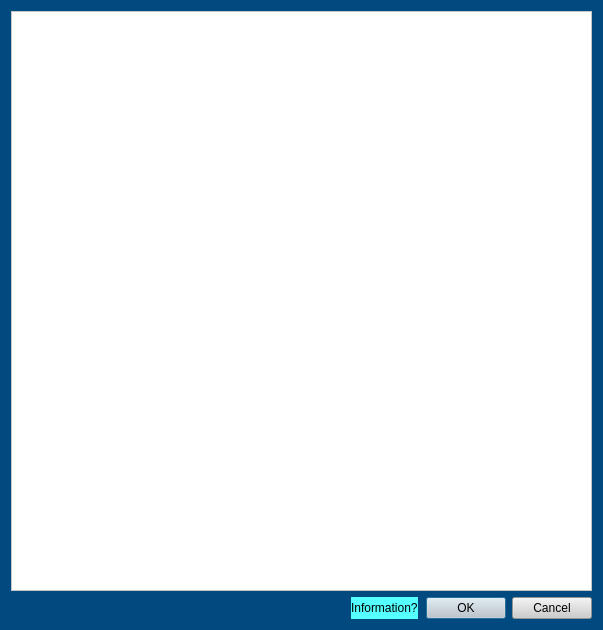
<?xml version="1.0" encoding="UTF-8"?>
<ui version="4.0">
 <class>Dialog</class>
 <widget class="QDialog" name="Dialog">
  <property name="geometry">
   <rect>
    <x>0</x>
    <y>0</y>
    <width>603</width>
    <height>630</height>
   </rect>
  </property>
  <property name="windowTitle">
   <string>Dialog</string>
  </property>
  <property name="styleSheet">
   <string notr="true">QWidget{background-color: rgb(0, 74, 127);}

QTableWidget{background-color: rgb(255, 255, 255);}

QCheckBox{background-color: rgb(255, 255, 255);}

QWidget#widget{background-color: rgb(255, 255, 255);}

QGroupBox{background-color: rgb(251, 185, 0);}

QPushButton{background-color: rgb(205, 205, 205);}

QLineEdit{background-color:rgb(255, 255, 255);}

QLabel{background-color:rgb(215, 215, 215);}

QComboBox{background-color: rgb(255, 255, 255);}</string>
  </property>
  <layout class="QGridLayout" name="gridLayout">
   <item row="1" column="3">
    <widget class="QDialogButtonBox" name="buttonBox">
     <property name="sizePolicy">
      <sizepolicy hsizetype="Preferred" vsizetype="Fixed">
       <horstretch>0</horstretch>
       <verstretch>0</verstretch>
      </sizepolicy>
     </property>
     <property name="orientation">
      <enum>Qt::Horizontal</enum>
     </property>
     <property name="standardButtons">
      <set>QDialogButtonBox::Cancel|QDialogButtonBox::Ok</set>
     </property>
     <property name="centerButtons">
      <bool>false</bool>
     </property>
    </widget>
   </item>
   <item row="1" column="0">
    <spacer name="horizontalSpacer">
     <property name="orientation">
      <enum>Qt::Horizontal</enum>
     </property>
     <property name="sizeHint" stdset="0">
      <size>
       <width>328</width>
       <height>20</height>
      </size>
     </property>
    </spacer>
   </item>
   <item row="0" column="0" colspan="4">
    <widget class="QTableWidget" name="tableWidget">
     <property name="styleSheet">
      <string notr="true">background-color: rgb(255, 255, 255);</string>
     </property>
    </widget>
   </item>
   <item row="1" column="2">
    <widget class="QLabel" name="label">
     <property name="toolTip">
      <string>&lt;html&gt;&lt;head/&gt;&lt;body&gt;&lt;p&gt;Soil stratigraphy can be updated here, even after soil materials have been assigned to layers.&lt;/p&gt;&lt;p&gt;By changing tops and bottoms one can even insert/ remove soil layers.&lt;/p&gt;&lt;/body&gt;&lt;/html&gt;</string>
     </property>
     <property name="styleSheet">
      <string notr="true">background-color: rgb(85, 255, 255);</string>
     </property>
     <property name="text">
      <string>Information?</string>
     </property>
    </widget>
   </item>
  </layout>
 </widget>
 <resources/>
 <connections/>
</ui>
